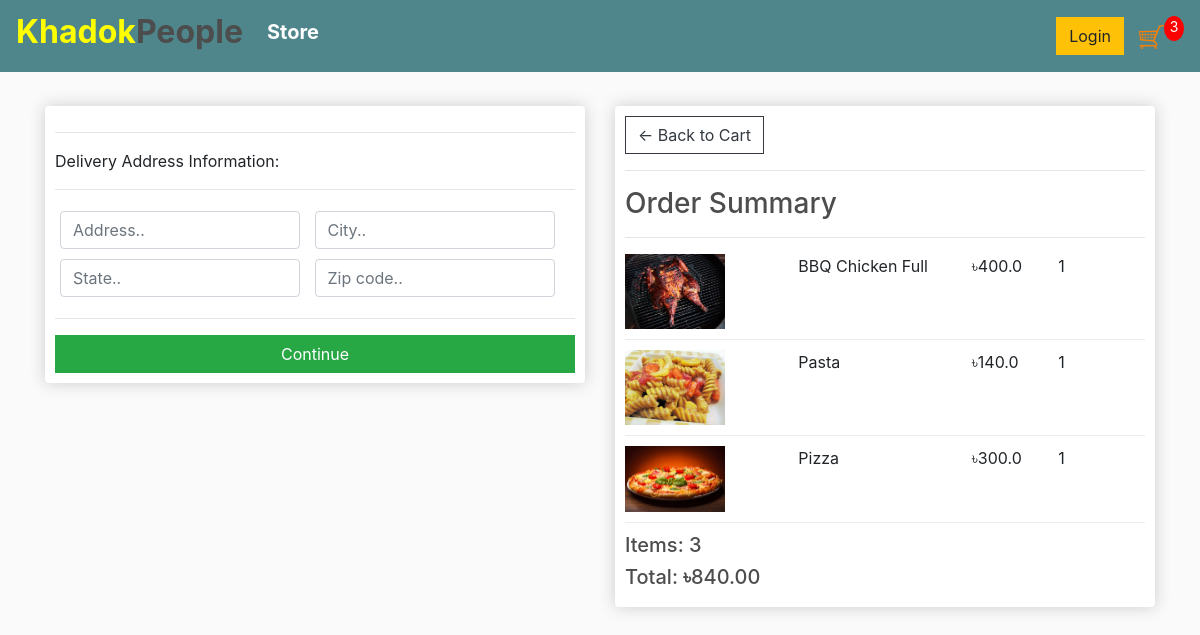
/checkout/ (signed in), run on an earlier commit of the app's database.
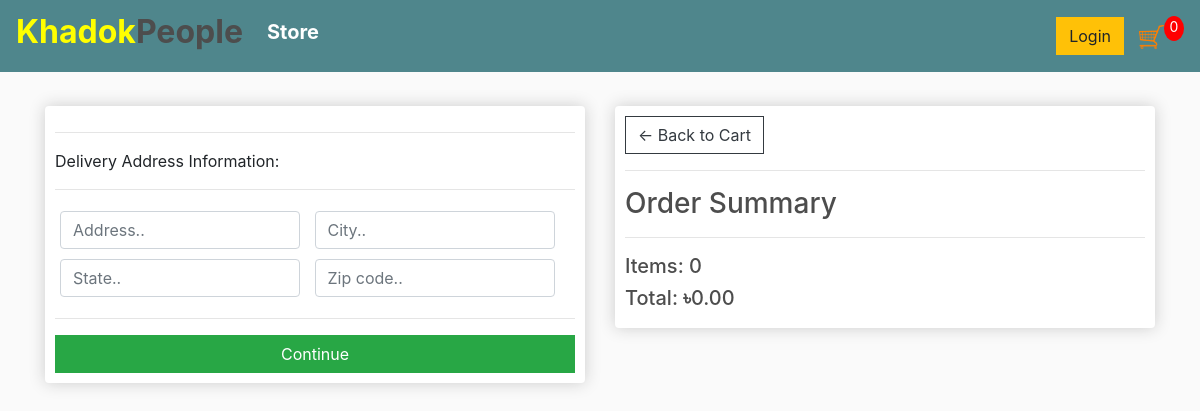
And on a later commit of the database.
### store/models.py (models this page shows, shortened)
class OrderItem(models.Model):
	product = models.ForeignKey(Product, on_delete=models.SET_NULL, null=True)
	order = models.ForeignKey(Order, on_delete=models.SET_NULL, null=True)
	quantity = models.IntegerField(default=0, null=True, blank=True)
	date_added = models.DateTimeField(auto_now_add=True)
	@property
	def get_total(self):
		total = self.product.price * self.quantity
		return total

class Product(models.Model):
	name = models.CharField(max_length=200)
	price = models.FloatField()
	digital = models.BooleanField(default=False,null=True, blank=True)
	image = models.ImageField(null=True, blank=True)
	@property
	def imageURL(self):
		try:
			url = self.image.url
		except:
			url = ''
		return url

class Order(models.Model):
	customer = models.ForeignKey(Customer, on_delete=models.SET_NULL, null=True, blank=True)
	date_ordered = models.DateTimeField(auto_now_add=True)
	complete = models.BooleanField(default=False)
	transaction_id = models.CharField(max_length=100, null=True)
	@property
	def get_cart_total(self):
		orderitems = self.orderitem_set.all()
		total = sum([item.get_total for item in orderitems])
		return total
	@property
	def get_cart_items(self):
		orderitems = self.orderitem_set.all()
		total = sum([item.quantity for item in orderitems])
		return total

### store/views.py (the view)
# urls.py: path('checkout/', views.checkout, name="checkout"),
def checkout(request):
	data = cartData(request)
	cartItems = data['cartItems']
	order = data['order']
	items = data['items']
	context = {'items':items, 'order':order, 'cartItems':cartItems}
	return render(request, 'store/checkout.html', context)

### store/utils.py (called while the page is built)
def cartData(request):
	if request.user.is_authenticated:
		customer = request.user.customer
		order, created = Order.objects.get_or_create(customer=customer, complete=False)
		items = order.orderitem_set.all()
		cartItems = order.get_cart_items
	else:
		cookieData = cookieCart(request)
		cartItems = cookieData['cartItems']
		order = cookieData['order']
		items = cookieData['items']
	return {'cartItems':cartItems ,'order':order, 'items':items}

### store/templates/store/checkout.html (shortened to what this page needs)
{% extends 'store/base.html' %}
{% load static %}
{% block content %}
     <div class="row">
		<div class="col-lg-6">
			<div class="box-element" id="form-wrapper">
				<form id="form">
					<div id="delivery-info">
						<hr>
						<p>Delivery Address Information:</p>
						<hr>
						<div class="form-field">
							<input class="form-control" type="text" name="address" placeholder="Address..">
						</div>
						<div class="form-field">
							<input class="form-control" type="text" name="city" placeholder="City..">
						</div>
						<div class="form-field">
							<input class="form-control" type="text" name="state" placeholder="State..">
						</div>
						<div class="form-field">
							<input class="form-control" type="text" name="zipcode" placeholder="Zip code..">
						</div>
					</div>
					<hr>
					<input id="form-button" class="btn btn-success btn-block" type="submit" value="Continue">
				</form>
			</div>
			<br>
		</div>
		<div class="col-lg-6">
			<div class="box-element">
				<a  class="btn btn-outline-dark" href="{% url 'cart' %}">&#x2190; Back to Cart</a>
				<hr>
				<h3>Order Summary</h3>
				<hr>
				{% for item in items %}
				<div class="cart-row">
					<div style="flex:2"><img class="row-image" src="{{item.product.imageURL}}"></div>
					<div style="flex:2"><p>{{item.product.name}}</p></div>
					<div style="flex:1"><p>৳{{item.product.price}}</p></div>
					<div style="flex:1"><p>{{item.quantity}}</p></div>
				</div>
				{% endfor %}
				<h5>Items:   {{order.get_cart_items}}</h5>
				<h5>Total:   <b>৳</b>{{order.get_cart_total|floatformat:2}}</h5>
			</div>
		</div>
	</div>
{% endblock content %}

What changed in the data, as far as the page shows it:
removed OrderItem: product.imageURL (picture), product.name "BBQ Chicken Full", product.price "400.0", quantity "1"
removed OrderItem: product.imageURL (picture), product.name "Pasta", product.price "140.0", quantity "1"
removed OrderItem: product.imageURL (picture), product.name "Pizza", product.price "300.0", quantity "1"
no longer on this page (row edited): Order: get_cart_items "3", get_cart_total "840.00"
added Order: get_cart_items "0", get_cart_total "0.00"
Also different on the page:
{{ cartItems }}: "3" → "0"
